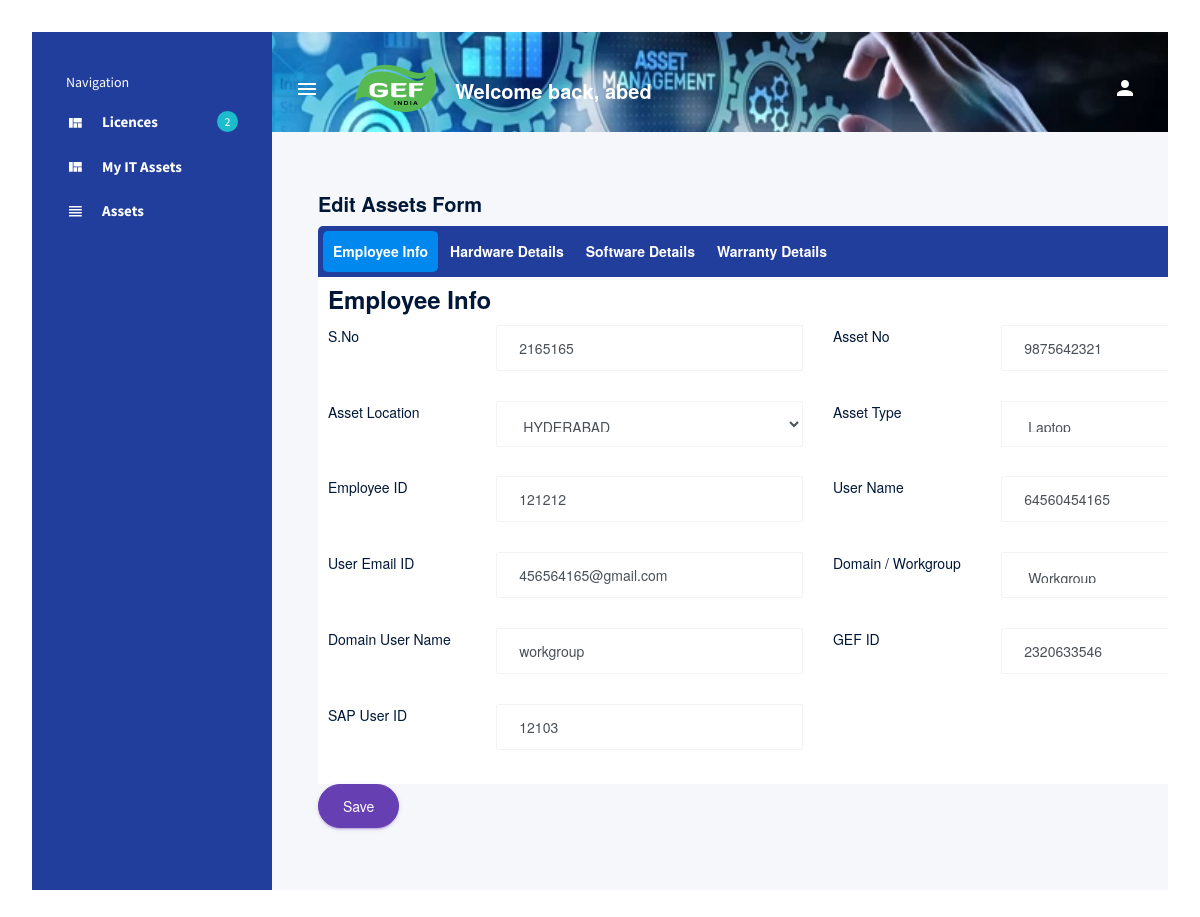
/assets_edit/19533 (signed in), run on the app's committed database.
### assetapp/models.py (models this page shows)
class AssetModel(models.Model):
    user_name = models.CharField(max_length=100, default='1')
    user_email = models.EmailField(max_length=100,default='1')
    location = models.CharField(max_length=100)
    asset_no = models.CharField(max_length=100, default='1')
    serial_no = models.CharField(max_length=100, default='1')
    emp_id = models.CharField(max_length=100, default='1')
    usage_type = models.CharField(max_length=100, default='1')
    machine_type = models.CharField(max_length=100, default='1')
    gef_id_number = models.CharField(max_length=100, default='1')
    domain_workgroup = models.CharField(max_length=100, default='1')
    Domain_User_Name = models.CharField(max_length=100, default='1')
    machine_make = models.CharField(max_length=100, default='1')
    machine_age = models.CharField(max_length=100, default='')
    machine_model_no = models.CharField(max_length=100, default='1')
    machine_serial_no = models.CharField(max_length=100, default='1')
    hdd = models.CharField(max_length=100, default='1')
    hdd_make = models.CharField(max_length=100, default='1')
    hdd_model = models.CharField(max_length=100, default='1')
    hdd_serial_no = models.CharField(max_length=100, default='1')
    ram = models.CharField(max_length=100, default='1')
    processor = models.CharField(max_length=100, default='1')
    processor_purchase_date = models.DateField(default=date(1111, 11, 11))
    warranty_start_date = models.DateField(default=date(1111, 11, 11))
    warranty_end_date = models.DateField(default=date(1111, 11, 11))
    amc_start_date = models.DateField(default=date(1111, 11, 11))
    amc_end_date = models.DateField(default=date(1111, 11, 11))
    user_acceptance_date = models.DateField(default=date(1111, 11, 11))
    user_handed_over_date = models.DateField(default=date(1111, 11, 11))
    Operating_System_Version = models.CharField(max_length=100, default='1')
    OS = models.CharField(max_length=100, default='1')
    OEM_Volume = models.BooleanField(default='1')
    ms_office = models.BooleanField(default='1')
    ms_office_version = models.CharField(max_length=100, default='1')
    ms_365 = models.CharField(max_length=100, default='1')
    ms_visio = models.CharField(max_length=100, default='1')
    ms_access = models.CharField(max_length=100, default='1')
    Antivirus = models.BooleanField(default='1')
    AutoCAD = models.BooleanField(default='1')
    Installed_Softwares = models.CharField(max_length=1000, default='')
    Adobe_acrobate = models.BooleanField(default='1')
    Visio = models.BooleanField(default='1')
    Access = models.BooleanField(default='1')
    SAP = models.BooleanField(default='1')
    SAP_User_ID =models.CharField(max_length=100, default='1')
    Status = models.CharField(max_length=100, default='1')
    Remarks = models.CharField(max_length=100, default='1')

### assetapp/views.py (the view, shortened to what this page needs)
# urls.py: path('assets_edit/<int:id>',views.edit,name='edit'),
@login_required
def edit(request,id):
    obj = get_object_or_404(AssetModel, pk=id)
    context = {}
    form = AssetForm(instance=obj)
    context['form'] = form
    return render(request,"assets_edit.html",context)

### templates/assets_edit.html (shortened to what this page needs)
{% extends 'base.html' %}
{% block content %}
{% if user.is_authenticated %}
<div class="main-panel">
        <div class="content-wrapper">
                  <h4 class="card-title">Edit Assets Form</h4>
                  <form class="form-sample" method="post">
                      <div class="tabs">
                  <ul id="tabs-nav">
                    <li class=""><a href="#tab2">Employee Info</a></li>
                    <li class=""><a href="#tab6">Hardware Details</a></li>
                    <li class=""><a href="#tab8">Software Details</a></li>
                      <li class=""><a href="#tab9">Warranty Details</a></li>
                  </ul>
                  <div id="tabs-content">
                      <div id="tab2" class="tab-content" style="display: none;">
                      <h3>Employee Info</h3>
                                <div class="row">
                                    <div class="col-md-6">
                                        <div class="form-group row">
                                          <label class="col-sm-4 col-form-label">S.No</label>
                                          <div class="col-sm-8">
                                            {{ form.serial_no}}
                                          </div>
                                        </div>
                                       </div>
                                     <div class="col-md-6">
                                        <div class="form-group row">
                                          <label class="col-sm-4 col-form-label">Asset No</label>
                                          <div class="col-sm-8">
                                            {{ form.asset_no}}
                                          </div>
                                        </div>
                                     </div>
                                        <div class="col-md-6">
                                            <div class="form-group row">
                                              <label class="col-sm-4 col-form-label">Asset Location</label>
                                              <div class="col-sm-8">
                                                {{ form.location}}
                                              </div>
                                            </div>
                                        </div>
                                      <div class="col-md-6">
                                        <div class="form-group row">
                                          <label class="col-sm-4 col-form-label">Asset Type</label>
                                          <div class="col-sm-8">
                                            {{ form.machine_type}}
                                          </div>
                                        </div>
                                       </div>
                                      <div class="col-md-6">
                                        <div class="form-group row">
                                          <label class="col-sm-4 col-form-label">Employee ID</label>
                                          <div class="col-sm-8">
                                            {{ form.emp_id}}
                                          </div>
                                        </div>
                                       </div>
                                     <div class="col-md-6">
                                        <div class="form-group row">
                                          <label class="col-sm-4 col-form-label">User Name</label>
                                          <div class="col-sm-8">
                                            {{ form.user_name}}
                                          </div>
                                        </div>
                                       </div>
                                      <div class="col-md-6">
                                        <div class="form-group row">
                                          <label class="col-sm-4 col-form-label">User Email ID</label>
                                          <div class="col-sm-8">
                                            {{ form.user_email}}
                                          </div>
                                        </div>
                                       </div>
                                    <div class="col-md-6">
                                        <div class="form-group row">
                                          <label class="col-sm-4 col-form-label">Domain / Workgroup</label>
                                          <div class="col-sm-8">
                                            {{ form.domain_workgroup}}
                                          </div>
                                        </div>
                                       </div>
                                    <div class="col-md-6">
                                        <div class="form-group row">
                                          <label class="col-sm-4 col-form-label">Domain User Name</label>
                                          <div class="col-sm-8">
                                            {{ form.Domain_User_Name}}
                                          </div>
                                        </div>
                                       </div>
                                    <div class="col-md-6">
                                        <div class="form-group row">
                                          <label class="col-sm-4 col-form-label">GEF ID</label>
                                          <div class="col-sm-8">
                                            {{ form.gef_id_number}}
                                          </div>
                                        </div>
                                       </div>
                                      <div class="col-md-6">
                                        <div class="form-group row">
                                          <label class="col-sm-4 col-form-label">SAP User ID</label>
                                          <div class="col-sm-8">
                                           {{ form.SAP_User_ID}}
                                          </div>
                                        </div>
                                       </div>
                                </div>
                      </div>
                  </div>
                </div>
                    <input class="btn btn-primary btn-rounded btn-fw" type = "submit" value="Save">
                  </form>
                </div>
              </div>
{% endif %}
{% endblock %}

### templates/base.html (shortened to what this page needs)
{% load static %}
<!DOCTYPE html>
<html lang="en">
<head>
  <link rel="stylesheet" href="{% static 'vendors/mdi/css/materialdesignicons.min.css' %}">
  <link rel="stylesheet" href="{% static 'vendors/css/vendor.bundle.base.css' %}">
  <link rel="stylesheet" href="{% static 'css/style.css' %}">
  <link rel="stylesheet" href="{% static 'css/jquery.dataTables.min.css' %}">
</head>
<body>
  <div class="container-scroller d-flex">
    <nav class="sidebar sidebar-offcanvas" id="sidebar">
      <ul class="nav">
        <li class="nav-item sidebar-category">
          <p>Navigation</p>
        </li>
        <li class="nav-item">
          <a class="nav-link" href="/">
            <i class="mdi mdi-view-quilt menu-icon"></i>
            <span class="menu-title">Licences</span>
            <div class="badge badge-info badge-pill">2</div>
          </a>
        </li>
            <li class="nav-item">
              <a class="nav-link" href="/it_assets">
                <i class="mdi mdi-view-quilt menu-icon"></i>
                <span class="menu-title">My IT Assets</span>
              </a>
            </li>
        <li class="nav-item">
          <a class="nav-link" href="/assets">
            <i class="mdi mdi-view-headline menu-icon"></i>
            <span class="menu-title">Assets</span>
          </a>
        </li>
      </ul>
    </nav>
    <div class="container-fluid page-body-wrapper">
      <nav class="navbar col-lg-12 col-12 px-0 py-0 py-lg-4 d-flex flex-row">
        <div class="navbar-menu-wrapper d-flex align-items-center justify-content-end">
          <button class="navbar-toggler navbar-toggler align-self-center" type="button" data-toggle="minimize">
            <span class="mdi mdi-menu"></span>
          </button>
          <div class="navbar-brand-wrapper">
            <a class="navbar-brand brand-logo" href="index.html"><img src="{% static 'images/logo.png' %}" alt="logo"/></a>
          </div>
          <h4 class="font-weight-bold mb-0 d-none d-md-block mt-1">Welcome back, {{user}}</h4>
          <ul class="navbar-nav navbar-nav-right">
            <li class="nav-item dropdown mr-2">
              <a class="nav-link count-indicator dropdown-toggle d-flex align-items-center justify-content-center" id="notificationDropdown" href="#" data-toggle="dropdown">
                <i class="mdi mdi-account"></i>
              </a>
            </li>
          </ul>
        </div>
       </nav>
      <div class="main-panel">
        <div class="content-wrapper">
          {% block content %}{% endblock %}
        </div>
      </div>
    </div>
  </div>
</body>
</html>

### templates/assets_edit.html (style rules this page uses)
.tabs { width: 1000px; background-color: #223e9c; border-radius: 5px 5px 5px 5px; }
ul#tabs-nav { list-style: none; margin: 0; padding: 5px; overflow: auto; }
ul#tabs-nav li { float: left; font-weight: bold; margin-right: 2px; padding: 8px 10px; border-radius: 5px 5px 5px 5px; cursor: pointer; }
ul#tabs-nav li:hover, ul#tabs-nav li.active { background-color: #08E; }
#tabs-nav li a { text-decoration: none; color: #FFF; }
.tab-content { padding: 10px; background-color: #FFF; }
html { margin: 0; padding: 0; }
body { font-family: "HelveticaNeue-Light", "Helvetica Neue Light", "Helvetica Neue", Helvetica, Arial, "Lucida Grande", sans-serif; font-weight: 300; margin: 2em; }

### data on the page
AssetModel: serial_no "2165165", asset_no "9875642321", location "HYDERABAD", machine_type "Laptop", emp_id "121212", user_name "64560454165", user_email "456564165@gmail.com", domain_workgroup "Workgroup", Domain_User_Name "workgroup", gef_id_number "2320633546", SAP_User_ID "12103"

### other printed values
{{ user }} "abed"
